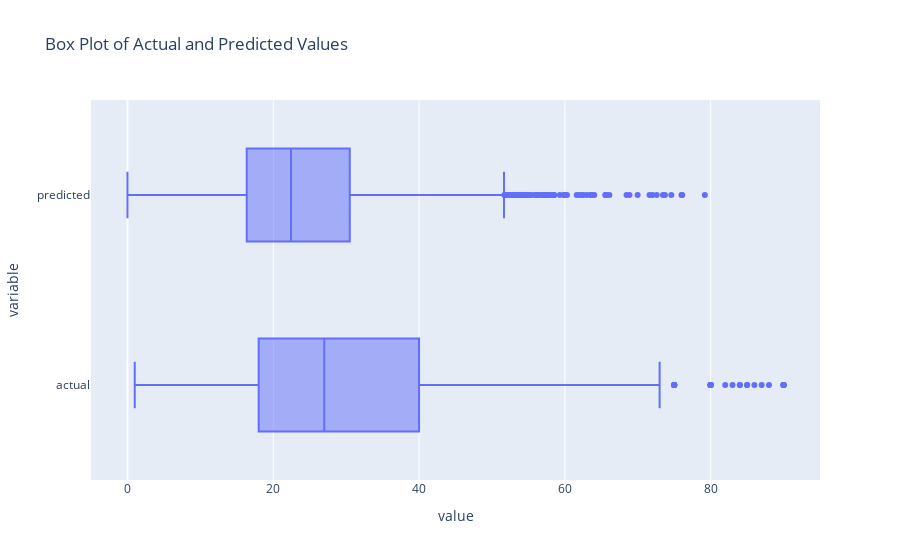

Write notebook code for a chart like this one.
### Code cell
# Compare boxplots of actual and predicted values
fig = px.box(df, x=['actual', 'predicted'], title='Box Plot of Actual and Predicted Values')

fig.show()

### Figure 1 — Plotly figure (JSON) as saved in the notebook; plotly's stock layout.template omitted (floating-point values rounded to 4 significant figures; data arrays with more than 128 entries replaced by an {"elided": "..."} marker saying what was removed)
{"data": [{"alignmentgroup": "True", "hovertemplate": "value=%{x}<br>variable=%{y}<extra></extra>", "legendgroup": "", "marker": {"color": "#636efa"}, "name": "", "notched": false, "offsetgroup": "", "orientation": "h", "showlegend": false, "type": "box", "x": {"elided": "3794 float values"}, "x0": " ", "xaxis": "x", "y": {"elided": "3794 str values"}, "y0": " ", "yaxis": "y"}], "layout": {"boxmode": "group", "legend": {"tracegroupgap": 0}, "title": {"text": "Box Plot of Actual and Predicted Values"}, "xaxis": {"anchor": "y", "domain": [0, 1], "title": {"text": "value"}}, "yaxis": {"anchor": "x", "domain": [0, 1], "title": {"text": "variable"}}}}
